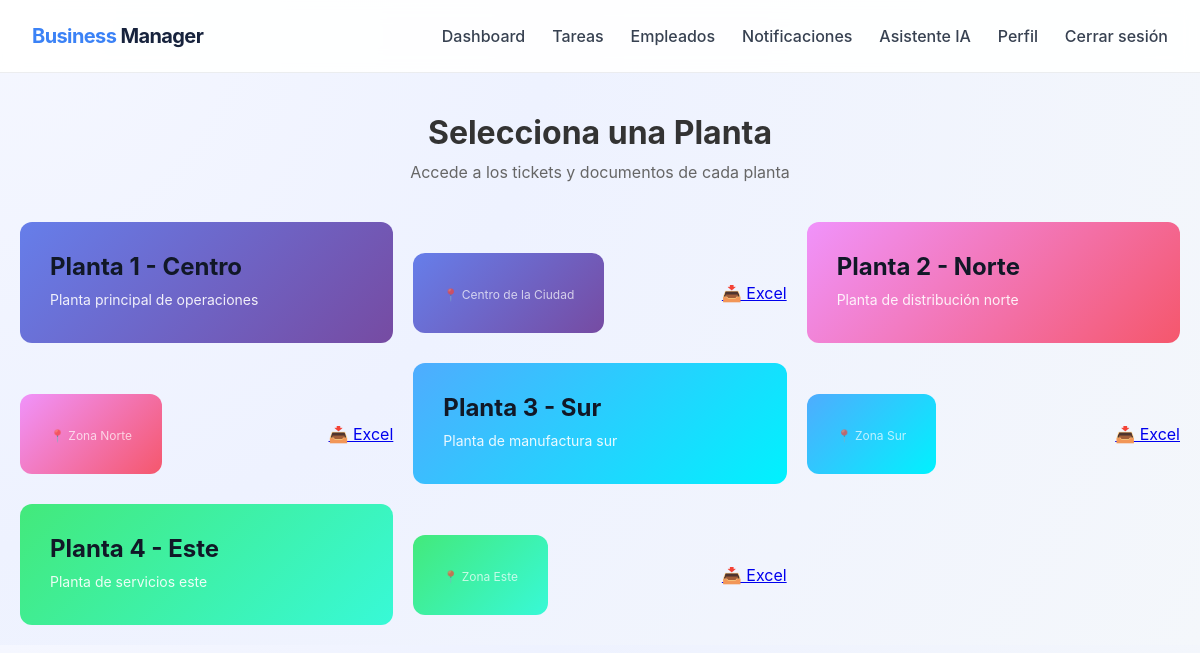
The app's page /plants (signed in) with its own data.
### models.py (models this page shows)
class Plant(Base):
    __tablename__ = 'plants'
    id = Column(Integer, primary_key=True, index=True)
    name = Column(String, nullable=False, unique=True)
    location = Column(String, nullable=True)
    description = Column(Text, nullable=True)
    created_at = Column(DateTime, default=datetime.utcnow)
    user_accesses = relationship('UserPlantAccess', back_populates='plant', cascade='all, delete-orphan')
    support_tickets = relationship('SupportTicket', back_populates='plant')

### main.py (the view)
@app.get("/plants", response_class=HTMLResponse)
def list_plants(request: Request, db: Session = Depends(get_db)):
    current_user = require_login(request, db)
    if isinstance(current_user, RedirectResponse):
        return current_user
    user_plant_accesses = db.query(UserPlantAccess).filter(
        UserPlantAccess.user_id == current_user.id
    ).all()
    plants = [access.plant for access in user_plant_accesses]
    gradients = [
        {"start": "#667eea", "end": "#764ba2"},
        {"start": "#f093fb", "end": "#f5576c"},
        {"start": "#4facfe", "end": "#00f2fe"},
        {"start": "#43e97b", "end": "#38f9d7"},
    ]
    for i, plant in enumerate(plants):
        gradient = gradients[i % len(gradients)]
        plant.gradient_start = gradient["start"]
        plant.gradient_end = gradient["end"]
    return templates.TemplateResponse(
        request,
        "plant_home.html",
        {"request": request, "current_user": current_user, "plants": plants},
    )

### templates/plant_home.html (shortened to what this page needs)
<!DOCTYPE html>
<html lang="es">
<head>
    <link rel="stylesheet" href="{{ url_for('static', path='style.css') }}">
</head>
<body>
    <header class="topbar">
        <div class="brand"><span class="brand-highlight">Business</span> Manager</div>
        <nav>
            <a href="/">Dashboard</a>
            <a href="/tasks">Tareas</a>
            <a href="/employees">Empleados</a>
            <a href="/notifications">Notificaciones</a>
            <a href="/assistant">Asistente IA</a>
            <a href="/profile">Perfil</a>
            <a href="/logout">Cerrar sesión</a>
        </nav>
    </header>
    <main class="plants-container">
        <div class="plants-header">
            <h1>Selecciona una Planta</h1>
            <p>Accede a los tickets y documentos de cada planta</p>
        </div>
        <div class="plants-grid">
            {% for plant in plants %}
            <a href="/plant/{{ plant.id }}" class="plant-card" style="background: linear-gradient(135deg, {{ plant.gradient_start | default('#667eea') }} 0%, {{ plant.gradient_end | default('#764ba2') }} 100%);">
                <h2>{{ plant.name }}</h2>
                <p>{{ plant.description or 'Gestiona tickets e incidencias' }}</p>
                <div class="plant-card-footer">
                    <span class="location">📍 {{ plant.location or 'Ubicación no especificada' }}</span>
                    <a href="/plant/{{ plant.id }}/tickets/export" class="export-link">📥 Excel</a>
                </div>
            </a>
            {% endfor %}
        </div>
    </main>
</body>
</html>

### static/style.css (style rules this page uses)
* { box-sizing: border-box; }
body { margin: 0; font-family: Inter, system-ui, -apple-system, BlinkMacSystemFont, 'Segoe UI', sans-serif; background: radial-gradient(circle at top left, #f5f7ff 0%, #eef2ff 40%, #f4f7fb 100%); color: #17233d; }
.topbar { display: flex; justify-content: space-between; align-items: center; padding: 24px 32px; background: rgba(255, 255, 255, 0.92); backdrop-filter: blur(10px); border-bottom: 1px solid rgba(20, 30, 60, 0.08); position: sticky; top: 0; z-index: 10; }
.brand { font-size: 1.25rem; font-weight: 700; letter-spacing: -0.03em; }
.brand-highlight { color: #3b82f6; }
nav a { margin-left: 1.4rem; text-decoration: none; color: #374151; font-weight: 500; }
h1, h2 { margin: 0; color: #111827; }

### templates/plant_home.html (style rules this page uses)
.plants-grid { display: grid; grid-template-columns: repeat(auto-fit, minmax(280px, 1fr)); gap: 20px; padding: 20px; }
.plant-card { background: linear-gradient(135deg, #667eea 0%, #764ba2 100%); border-radius: 12px; padding: 30px; color: white; cursor: pointer; transition: transform 0.3s, box-shadow 0.3s; text-decoration: none; display: block; }
.plant-card h2 { margin: 0 0 10px 0; font-size: 24px; }
.plant-card p { margin: 5px 0; opacity: 0.9; font-size: 14px; }
.plant-card-footer { display: flex; justify-content: space-between; align-items: center; margin-top: 20px; }
.plant-card .location { font-size: 12px; opacity: 0.7; }
.plants-container { max-width: 1200px; margin: 0 auto; }
.plants-header { text-align: center; padding: 40px 20px 20px; }
.plants-header h1 { margin: 0 0 10px 0; color: #333; }
.plants-header p { color: #666; margin: 0; }

### records on screen
Plant: name "Planta 1 - Centro", description "Planta principal de operaciones", location "Centro de la Ciudad"
Plant: name "Planta 2 - Norte", description "Planta de distribución norte", location "Zona Norte"
Plant: name "Planta 3 - Sur", description "Planta de manufactura sur", location "Zona Sur"
Plant: name "Planta 4 - Este", description "Planta de servicios este", location "Zona Este"
